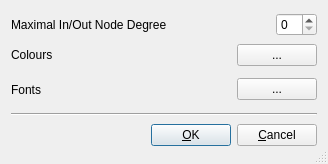
<?xml version="1.0" encoding="UTF-8"?>
<ui version="4.0" stdsetdef="1">
  <author></author>
  <comment></comment>
  <exportmacro></exportmacro>
  <class>GraphPrefLayout</class>
  <widget class="QDialog" name="GraphPrefLayout">
    <property name="geometry">
      <rect>
        <x>0</x>
        <y>0</y>
        <width>328</width>
        <height>164</height>
      </rect>
    </property>
    <property name="windowTitle">
      <string>Call Graph Preferences</string>
    </property>
    <property name="sizeGripEnabled">
      <bool>true</bool>
    </property>
    <layout class="QVBoxLayout">
      <item>
        <layout class="QHBoxLayout">
          <item>
            <widget class="QLabel" name="textLabel1">
              <property name="text">
                <string>Maximal In/Out Node Degree</string>
              </property>
              <property name="wordWrap">
                <bool>false</bool>
              </property>
            </widget>
          </item>
          <item>
            <spacer name="spacer2">
              <property name="sizeHint">
                <size>
                  <width>81</width>
                  <height>21</height>
                </size>
              </property>
              <property name="sizeType">
                <enum>QSizePolicy::Expanding</enum>
              </property>
              <property name="orientation">
                <enum>Qt::Horizontal</enum>
              </property>
            </spacer>
          </item>
          <item>
            <widget class="QSpinBox" name="m_pMaxDegSpin"/>
          </item>
        </layout>
      </item>
      <item>
        <layout class="QHBoxLayout">
          <item>
            <widget class="QLabel" name="textLabel2">
              <property name="text">
                <string>Colours</string>
              </property>
              <property name="wordWrap">
                <bool>false</bool>
              </property>
            </widget>
          </item>
          <item>
            <spacer name="spacer3">
              <property name="sizeHint">
                <size>
                  <width>131</width>
                  <height>21</height>
                </size>
              </property>
              <property name="sizeType">
                <enum>QSizePolicy::Expanding</enum>
              </property>
              <property name="orientation">
                <enum>Qt::Horizontal</enum>
              </property>
            </spacer>
          </item>
          <item>
            <widget class="QPushButton" name="m_pColorButton">
              <property name="text">
                <string>...</string>
              </property>
            </widget>
          </item>
        </layout>
      </item>
      <item>
        <layout class="QHBoxLayout">
          <item>
            <widget class="QLabel" name="textLabel3">
              <property name="text">
                <string>Fonts</string>
              </property>
              <property name="wordWrap">
                <bool>false</bool>
              </property>
            </widget>
          </item>
          <item>
            <spacer name="spacer4">
              <property name="sizeHint">
                <size>
                  <width>121</width>
                  <height>31</height>
                </size>
              </property>
              <property name="sizeType">
                <enum>QSizePolicy::Expanding</enum>
              </property>
              <property name="orientation">
                <enum>Qt::Horizontal</enum>
              </property>
            </spacer>
          </item>
          <item>
            <widget class="QPushButton" name="m_pFontButton">
              <property name="text">
                <string>...</string>
              </property>
            </widget>
          </item>
        </layout>
      </item>
      <item>
        <widget class="Line" name="line1">
          <property name="frameShape">
            <enum>QFrame::HLine</enum>
          </property>
          <property name="frameShadow">
            <enum>QFrame::Sunken</enum>
          </property>
        </widget>
      </item>
      <item>
        <layout class="QHBoxLayout">
          <property name="margin">
            <number>0</number>
          </property>
          <property name="spacing">
            <number>6</number>
          </property>
          <item>
            <spacer name="Horizontal Spacing2">
              <property name="sizeHint">
                <size>
                  <width>20</width>
                  <height>20</height>
                </size>
              </property>
              <property name="sizeType">
                <enum>QSizePolicy::Expanding</enum>
              </property>
              <property name="orientation">
                <enum>Qt::Horizontal</enum>
              </property>
            </spacer>
          </item>
          <item>
            <widget class="QPushButton" name="buttonOk">
              <property name="text">
                <string>&amp;OK</string>
              </property>
              <property name="shortcut">
                <string/>
              </property>
              <property name="autoDefault">
                <bool>true</bool>
              </property>
              <property name="default">
                <bool>true</bool>
              </property>
            </widget>
          </item>
          <item>
            <widget class="QPushButton" name="buttonCancel">
              <property name="text">
                <string>&amp;Cancel</string>
              </property>
              <property name="shortcut">
                <string/>
              </property>
              <property name="autoDefault">
                <bool>true</bool>
              </property>
            </widget>
          </item>
        </layout>
      </item>
    </layout>
  </widget>
  <layoutdefault spacing="6" margin="11"/>
  <pixmapfunction>qPixmapFromMimeSource</pixmapfunction>
  <connections>
    <connection>
      <sender>buttonOk</sender>
      <signal>clicked()</signal>
      <receiver>GraphPrefLayout</receiver>
      <slot>accept()</slot>
    </connection>
    <connection>
      <sender>buttonCancel</sender>
      <signal>clicked()</signal>
      <receiver>GraphPrefLayout</receiver>
      <slot>reject()</slot>
    </connection>
    <connection>
      <sender>m_pColorButton</sender>
      <signal>clicked()</signal>
      <receiver>GraphPrefLayout</receiver>
      <slot>slotColorClicked()</slot>
    </connection>
    <connection>
      <sender>m_pFontButton</sender>
      <signal>clicked()</signal>
      <receiver>GraphPrefLayout</receiver>
      <slot>slotFontClicked()</slot>
    </connection>
  </connections>
</ui>
